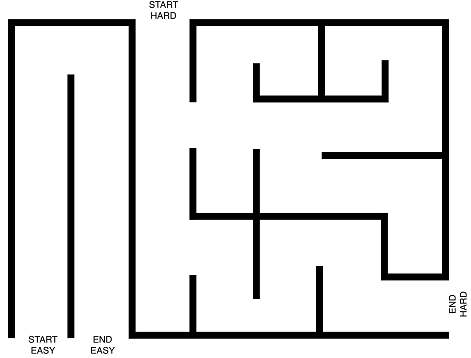
#> input picture examples/maze_1.png, 471 x 358 px
$ python benchmark.py
#> lines starting #> are read from the running program, lines starting #| are printed output that depends on the picture; after the words box and inside, x2 and y2 are one past the last pixel; in counts of white or black regions, pixels touching at a corner belong together
### src/map_loader.py
"""
map_loader.py — Load and preprocess binary maze/map images.
"""

from pathlib import Path
import cv2
import numpy as np


MAP_THRESHOLD = 127


def binarize_map(grayscale: np.ndarray) -> np.ndarray:
    """Convert a grayscale image to 0=obstacle, 255=free occupancy values.

    Grayscale values up to and including 127 are obstacles. Values above 127
    are free space.
    """
    grayscale = np.asarray(grayscale)
    if grayscale.ndim != 2:
        raise ValueError("grayscale map must be a two-dimensional array")
    return np.where(grayscale > MAP_THRESHOLD, 255, 0).astype(np.uint8)


def load_map(image_path: str | Path) -> np.ndarray:
    """
    Load a maze image and convert it to a binary obstacle map.

    Pixels above threshold become free space (255); all others are obstacles (0).

    Args:
        image_path: Path to the input image (PNG, JPG, etc.).

    Returns:
        Binary uint8 numpy array of shape (H, W):
          - 0   → obstacle
          - 255 → free space

    Raises:
        FileNotFoundError: If the image does not exist.
        ValueError: If the image cannot be read by OpenCV.
    """
    path = Path(image_path)
    if not path.exists():
        raise FileNotFoundError(f"Map image not found: {path}")

    gray = cv2.imread(str(path), cv2.IMREAD_GRAYSCALE)
#> gray is the input picture: shape (358, 471); min 0, max 255, mean 223.2
    if gray is None:
        raise ValueError(f"OpenCV could not read the image: {path}")

    return binarize_map(gray)
#> in binarize_map, `return np.where(grayscale > MAP_THRESHOLD, 255, 0).astype(np.uint8)`:
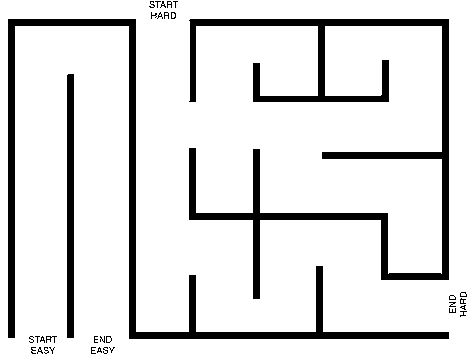
#> returned value: shape (358, 471); 87.5% white; 34 black regions (29 under 20 px), largest, box (x1, y1, x2, y2) and area: (189, 19, 449, 299) 10324, (8, 19, 449, 339) 8323, (67, 74, 74, 338) 1847, (46, 336, 57, 343) 31, (171, 12, 176, 19) 20


def apply_clearance(obstacle_map: np.ndarray, clearance: int) -> np.ndarray:
    """
    Inflate obstacles by `clearance` pixels using morphological erosion.

    Shrinking free space is equivalent to inflating obstacles by the robot's
    footprint radius, ensuring sampled nodes and edges maintain a safe margin
    from all walls.

    Args:
        obstacle_map: Binary map (0 = obstacle, 255 = free).
        clearance: Number of pixels to inflate each obstacle by.

    Returns:
        New binary map with inflated obstacles.
    """
#> called with clearance = 3
    if clearance <= 0:
        return obstacle_map.copy()

    kernel_size = 2 * clearance + 1
    kernel = np.ones((kernel_size, kernel_size), dtype=np.uint8)
    return cv2.erode(obstacle_map, kernel, iterations=1)
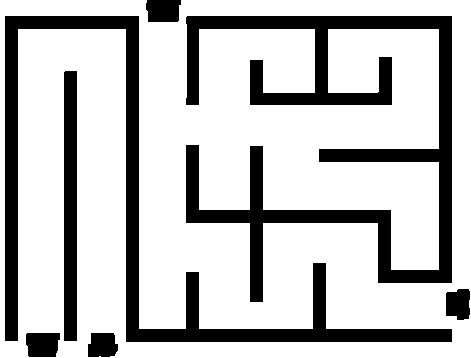
#> returned value: shape (358, 471); 75.6% white; 7 black regions, largest, box (x1, y1, x2, y2) and area: (186, 16, 452, 302) 19440, (5, 16, 452, 342) 15535, (64, 71, 77, 341) 3509

### src/utils.py
"""
utils.py — Shared utilities: reproducibility, nearest-node lookup, stats.
"""

from __future__ import annotations
from dataclasses import dataclass
import random
import numpy as np
from scipy.spatial import KDTree


def set_seed(seed: int) -> None:
    """Set random seeds for numpy and Python's random module."""
    np.random.seed(seed)
    random.seed(seed)


# [14 lines left out: function find_nearest_node, not called in this run]

def validate_planning_point(
    point: np.ndarray,
    original_map: np.ndarray,
    safe_map: np.ndarray,
    clearance: int = 0,
    name: str = "point",
) -> np.ndarray:
    """
    Validate that a planning point is inside bounds and lies in safe free space.

    The point is checked against both the original map and the clearance-applied
    map. This prevents start/goal positions from being placed inside obstacles
    or too close to obstacles after clearance is applied.

    Args:
        point: Coordinate as [row, col].
        original_map: Original binary map where 0 = obstacle and 255 = free.
        safe_map: Clearance-applied binary map.
        clearance: Obstacle clearance used while creating safe_map.
        name: Name used in error messages, such as "start" or "goal".

    Returns:
        The validated point as an integer numpy array.

    Raises:
        ValueError: If the point is out of bounds, inside an obstacle, or
        invalid after obstacle clearance.
    """
#> called with point = array of shape (2,), clearance = 3, name = 'start'
    point = np.asarray(point, dtype=int)

    if point.shape != (2,):
        raise ValueError(f"{name} must be a coordinate [row, col], got {point.tolist()}")

    h, w = original_map.shape
#> (the rest of the program and of its run is left out)
